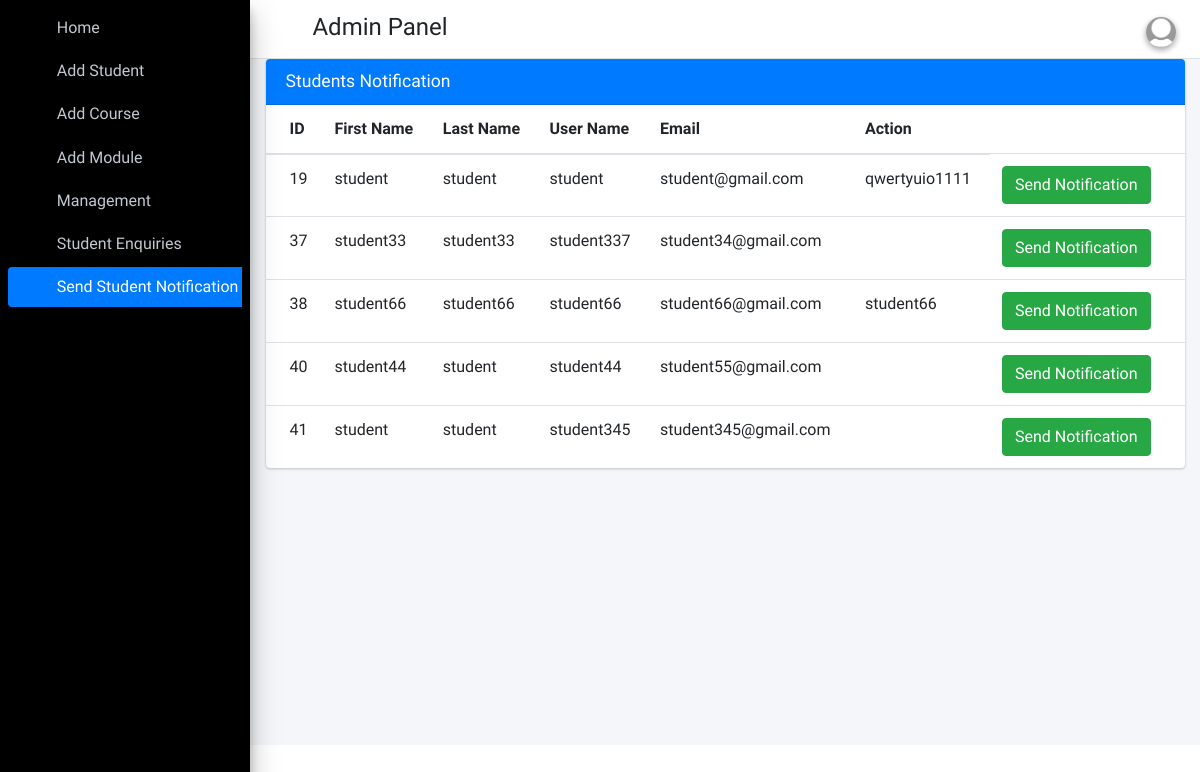
Page /admin_send_notification_student (signed in) on the earlier database version.
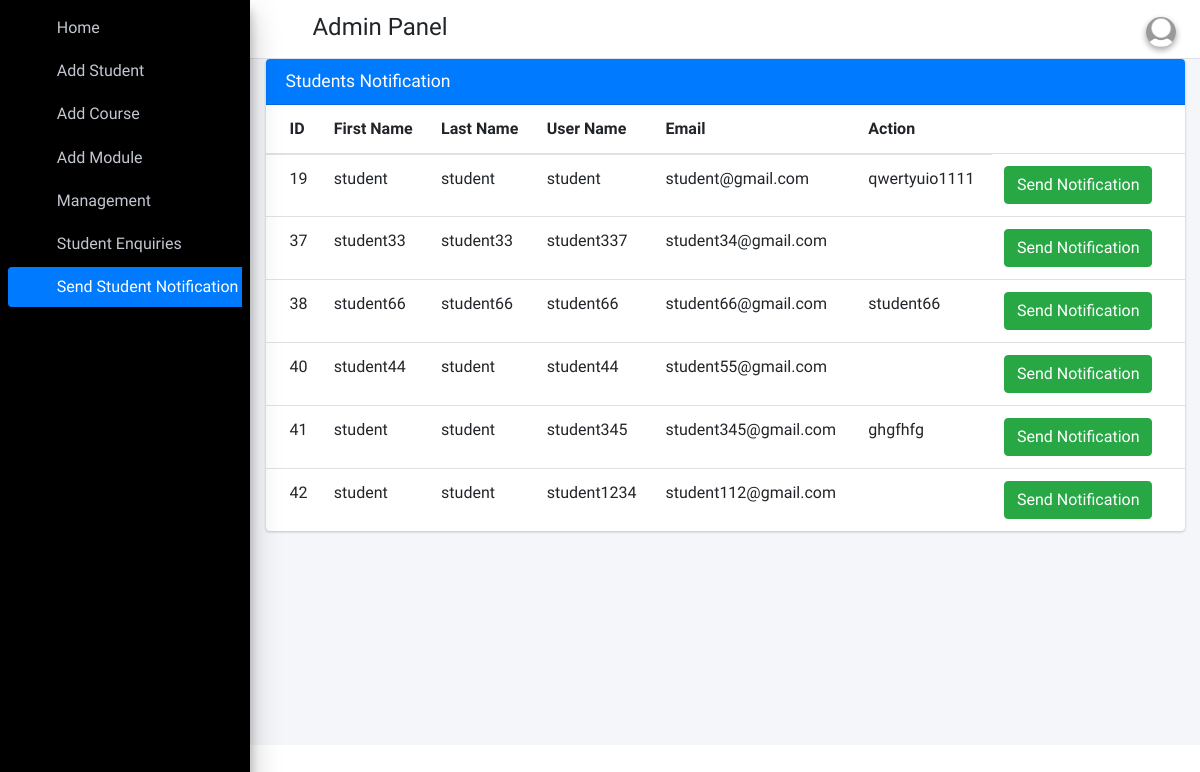
Same page on the later database version.
### student_app/models.py (models this page shows)
class Students(models.Model):
    id=models.AutoField(primary_key=True)
    admin=models.OneToOneField(CustomUser,on_delete=models.CASCADE)
    gender=models.CharField(max_length=255)
    profile_pic=models.FileField()
    city = models.CharField(max_length=255)
    country = models.CharField(max_length=255)
    date_of_birth = models.DateField()
    address=models.TextField()
    created_at=models.DateTimeField(auto_now_add=True)
    updated_at=models.DateTimeField(auto_now_add=True)
    fcm_token=models.TextField(default="")
    objects = models.Manager()

class CustomUser(AbstractUser):
    user_type_data=((1,"HOD"),(3,"Student"))
    user_type=models.CharField(default=1,choices=user_type_data,max_length=10)

### student_app/AdminViews.py (the view)
# urls.py: path('admin_send_notification_student', AdminViews.admin_send_notification_student,name="admin_send_notification_student"),
def admin_send_notification_student(request):
    students=Students.objects.all()
    return render(request,"Admin_template/student_notification.html",{"students":students})

### student_app/templates/Admin_template/student_notification.html (shortened to what this page needs)
{% extends 'Admin_template/base_template.html' %}
{% block main_content %}
    <section class="content">
      <div class="container-fluid">
           <div class="row">
          <div class="col-12">
            <div class="card card-primary">
              <div class="card-header">
                <h3 class="card-title">Students Notification</h3>
              </div>
              <div class="card-body table-responsive p-0">
                <table class="table table-hover text-nowrap">
                  <thead>
                    <tr>
                      <th>ID</th>
                      <th>First Name</th>
                      <th>Last Name</th>
                      <th>User Name</th>
                      <th>Email</th>
                      <th>Action</th>
                    </tr>
                  </thead>
                  <tbody>
                  {% for student in students %}
                    <tr>
                      <td>{{ student.admin.id }}</td>
                      <td>{{ student.admin.first_name }}</td>
                      <td>{{ student.admin.last_name }}</td>
                      <td>{{ student.admin.username }}</td>
                      <td>{{ student.admin.email }}</td>
                      <td>{{ student.address }}</td>
                      <td><a href="#" class="btn btn-success show_notification" data-toggle="modal" data-target="#myModal">Send Notification</a></td>
                    </tr>
                  {% endfor %}
                  </tbody>
                </table>
              </div>
            </div>
          </div>
        </div>
      </div>
    </section>
{% endblock main_content %}

### student_app/templates/Admin_template/base_template.html (shortened to what this page needs)
{% load static %}
<!DOCTYPE html>
<html>
<head>
  <link rel="stylesheet" href="{% static "plugins/fontawesome-free/css/all.min.css" %}">
  <link rel="stylesheet" href="https://code.ionicframework.com/ionicons/2.0.1/css/ionicons.min.css">
  <link rel="stylesheet" href="{% static "plugins/tempusdominus-bootstrap-4/css/tempusdominus-bootstrap-4.min.css" %}">
  <link rel="stylesheet" href="{% static "plugins/icheck-bootstrap/icheck-bootstrap.min.css" %}">
  <link rel="stylesheet" href="{% static "dist/css/adminlte.min.css" %}">
  <link rel="stylesheet" href="{% static "plugins/overlayScrollbars/css/OverlayScrollbars.min.css" %}">
</head>
<body class="hold-transition sidebar-mini layout-fixed">
<div class="wrapper">
  <nav class="main-header navbar navbar-expand navbar-white navbar-light">
    <ul class="navbar-nav">
      <li class="nav-item">
        <a class="nav-link" data-widget="pushmenu" href="#"><i class="fas fa-bars"></i></a>
      </li>
    </ul>
    <h4 style="margin-left: 10px;margin-top: 5px;">Admin Panel</h4>
    <ul class="navbar-nav ml-auto">
      <li class="nav-item dropdown">
        <a class="nav-link dropdown-toggle" href="#" id="navbarDropdownMenuLink" role="button" data-toggle="dropdown" aria-haspopup="true" aria-expanded="false">
              <img src="{% static "dist/img/default-150x150.png" %}" class="img-circle elevation-2" alt="User Image" style="width: 30px; height: 30px; object-fit: cover;">
      </a>
      </li>
    </ul>
  </nav>
    {% include 'Admin_template/sidebar_template.html' with user=user id=id %}
   <div class="content-wrapper">
     {% block main_content %}{% endblock main_content %}

### student_app/templates/Admin_template/sidebar_template.html (shortened to what this page needs)
{% load static %}
  <aside class="main-sidebar sidebar-dark-primary elevation-4">
    <div class="sidebar">
      <nav class="mt-2">
        <ul class="nav nav-pills nav-sidebar flex-column" data-widget="treeview" role="menu" data-accordion="false">
          <li class="nav-item">
            {% url 'admin_home' as admin_home %}
            <a href="{{ admin_home }}" class="nav-link {% if request.path == admin_home %} active {% endif %}">
              <i class="nav-icon fas fa-home"></i>
              <p>
                Home
              </p>
            </a>
          </li>
          <li class="nav-item">
              {% url 'add_student' as add_student %}
            <a href="{% url 'add_student' %}" class="nav-link {% if request.path == add_student %} active {% endif %}">
              <i class="nav-icon fas fa-user"></i>
              <p>
                Add Student
              </p>
            </a>
          </li>
          <li class="nav-item">
            {% url 'add_course' as add_course %}
          <a href="{% url 'add_course' %}" class="nav-link {% if request.path == add_course %} active {% endif %} {% if request.path == add_course %} active {% endif %}">
            <i class="fas fa-book nav-icon"></i>
            <p>
              Add Course
            </p>
          </a>
        </li>
        <li class="nav-item">
          {% url 'add_module' as add_module %}
        <a href="{% url 'add_module' %}" class="nav-link {% if request.path == add_module %} active {% endif %} {% if request.path == add_module %} active {% endif %}">
          <i class="fas fa-folder nav-icon"></i>
          <p>
            Add Module
          </p>
        </a>
      </li>
      <li class="nav-item has-treeview ">
        <a href="#" class="nav-link">
          <i class="nav-icon fas fa-cog"></i>
          <p>
            Management
            <i class="right fas fa-angle-right"></i>
          </p>
        </a>
            {% url 'manage_student' as manage_student %}
            {% url 'manage_course' as manage_course %}
            {% url 'student_feedback_message' as student_feedback_message %}
      </li>
          <li class="nav-item">
            {% url 'student_enquiries' as student_enquiries %}
          <a href="{% url 'student_enquiries' %}" class="nav-link {% if request.path == student_enquiries %} active {% endif %}">
            <i class="nav-icon fas fa-question-circle"></i>
            <p>
              Student Enquiries
            </p>
          </a>
        </li>
          <li class="nav-item">
            {% url 'admin_send_notification_student' as admin_send_notification_student %}
             <a href="{% url 'admin_send_notification_student' %}" class="nav-link {% if request.path == admin_send_notification_student %} active {% endif %}">
              <i class="nav-icon fas fa-bell"></i>
              <p>
                Send Student Notification
              </p>
            </a>
          </li>
        </ul>
      </nav>
    </div>
  </aside>

### student_app/templates/Admin_template/base_template.html (style rules this page uses)
.dropdown-toggle::after { display: none !important; }

Differences in the rows shown:
changed Students "student345": address (not shown) → "ghgfhfg"
added Students: admin.id "42", admin.first_name "student", admin.last_name "student", admin.username "student1234", admin.email "student112@gmail.com"
